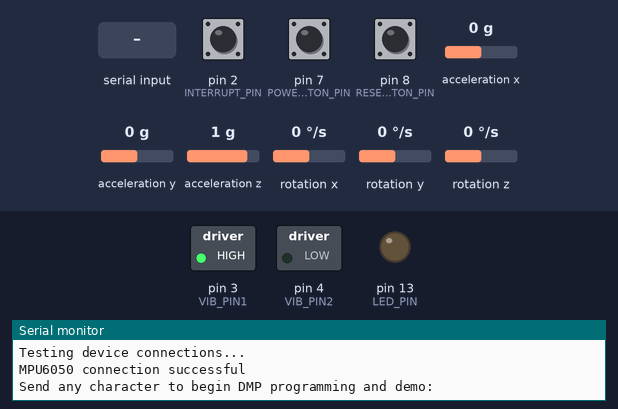
Bench run of a sketch on a simulated Arduino Leonardo, built with avr-gcc and run on an emulated ATmega32U4. On the bench: switched loads named in the sketch (green lamp = pin HIGH), output pins drawn as LEDs (lit = HIGH), the last lines printed to the serial monitor. Dashed ring = blinking. The test bench sets the inputs (shaded band); at power-on: pin 7 (POWER_BUTTON_PIN) HIGH, acceleration z 1 g, pin 2 (INTERRUPT_PIN) LOW, pin 8 (RESET_BUTTON_PIN) HIGH, acceleration x 0 g, acceleration y 0 g, rotation x 0 °/s, rotation y 0 °/s, rotation z 0 °/s. The sensor or clock chip raises its interrupt line as the real part does.

Above: at 0.8 s.
0.9 s: "ON\n" received over Serial
At 1.8 s:
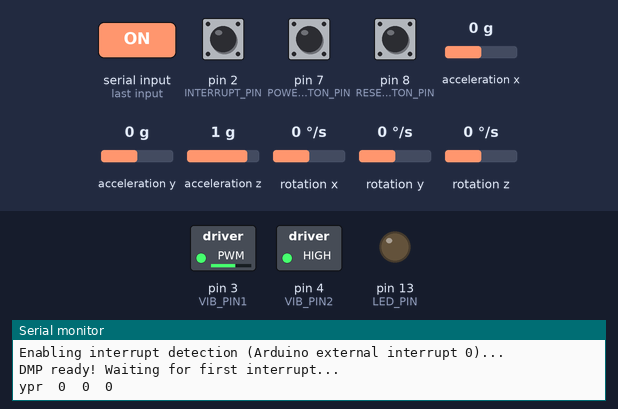
3.9 s: pin 7 (POWER_BUTTON_PIN) pulled LOW for 0.15 s
At 4.17 s:
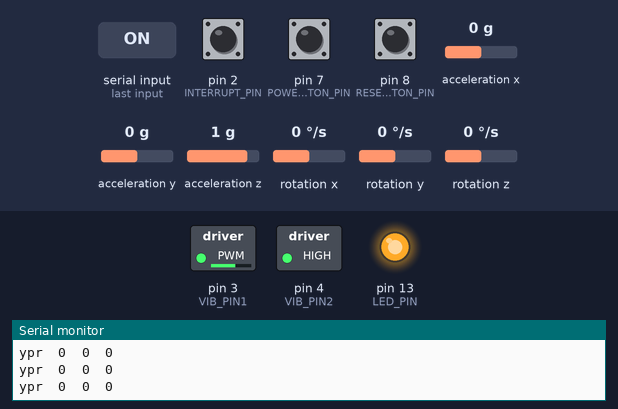
7.0 s: pin 7 (POWER_BUTTON_PIN) pulled LOW for 3.2 s
At 8.8 s:
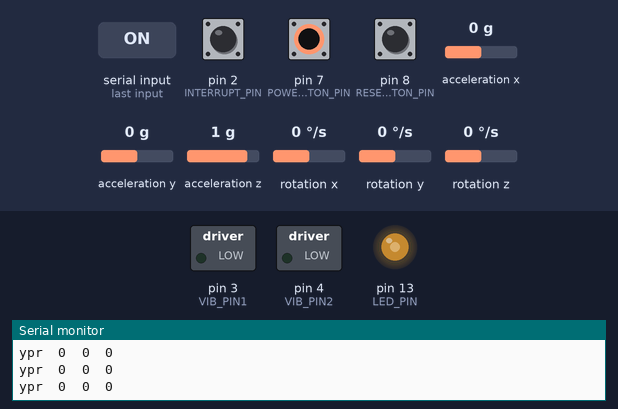
13.2 s: pin 7 (POWER_BUTTON_PIN) pulled LOW for 1 s
At 14.1 s:
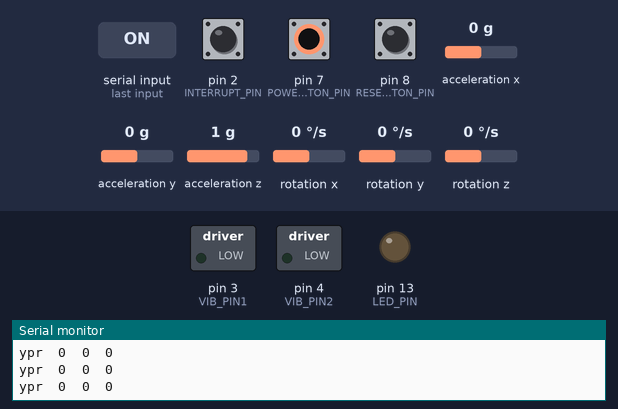
16.2 s: acceleration z set to 0.1 g
17.7 s: acceleration z set to -0.2 g
Timing chart, 0 to 20.2 s (numbered marks = the images above; inputs shaded):
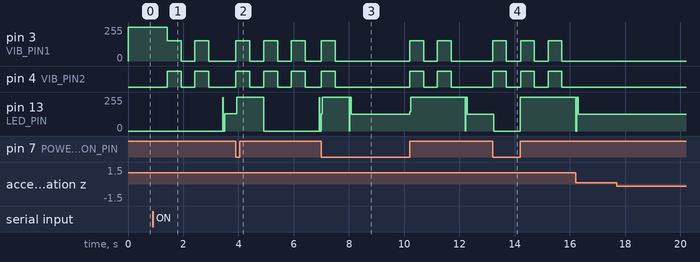

The sketch:

MPUTest.ino
```cpp
// I2C device class (I2Cdev) demonstration Arduino sketch for MPU6050 class using DMP (MotionApps v2.0)
// 6/21/2012 by Jeff Rowberg <jeff@rowberg.net>
// Updates should (hopefully) always be available at https://github.com/jrowberg/i2cdevlib
//
// Changelog:
//      2013-05-08 - added seamless Fastwire support
//                 - added note about gyro calibration
//      2012-06-21 - added note about Arduino 1.0.1 + Leonardo compatibility error
//      2012-06-20 - improved FIFO overflow handling and simplified read process
//      2012-06-19 - completely rearranged DMP initialization code and simplification
//      2012-06-13 - pull gyro and accel data from FIFO packet instead of reading directly
//      2012-06-09 - fix broken FIFO read sequence and change interrupt detection to RISING
//      2012-06-05 - add gravity-compensated initial reference frame acceleration output
//                 - add 3D math helper file to DMP6 example sketch
//                 - add Euler output and Yaw/Pitch/Roll output formats
//      2012-06-04 - remove accel offset clearing for better results (thanks Sungon Lee)
//      2012-06-01 - fixed gyro sensitivity to be 2000 deg/sec instead of 250
//      2012-05-30 - basic DMP initialization working

/* ============================================
  I2Cdev device library code is placed under the MIT license
  Copyright (c) 2012 Jeff Rowberg

  Permission is hereby granted, free of charge, to any person obtaining a copy
  of this software and associated documentation files (the "Software"), to deal
  in the Software without restriction, including without limitation the rights
  to use, copy, modify, merge, publish, distribute, sublicense, and/or sell
  copies of the Software, and to permit persons to whom the Software is
  furnished to do so, subject to the following conditions:

  The above copyright notice and this permission notice shall be included in
  all copies or substantial portions of the Software.

  THE SOFTWARE IS PROVIDED "AS IS", WITHOUT WARRANTY OF ANY KIND, EXPRESS OR
  IMPLIED, INCLUDING BUT NOT LIMITED TO THE WARRANTIES OF MERCHANTABILITY,
  FITNESS FOR A PARTICULAR PURPOSE AND NONINFRINGEMENT. IN NO EVENT SHALL THE
  AUTHORS OR COPYRIGHT HOLDERS BE LIABLE FOR ANY CLAIM, DAMAGES OR OTHER
  LIABILITY, WHETHER IN AN ACTION OF CONTRACT, TORT OR OTHERWISE, ARISING FROM,
  OUT OF OR IN CONNECTION WITH THE SOFTWARE OR THE USE OR OTHER DEALINGS IN
  THE SOFTWARE.
  ===============================================
*/

// I2Cdev and MPU6050 must be installed as libraries, or else the .cpp/.h files
// for both classes must be in the include path of your project
#include "I2Cdev.h"

#include "MPU6050_6Axis_MotionApps20.h"
//#include "MPU6050.h" // not necessary if using MotionApps include file

// Arduino Wire library is required if I2Cdev I2CDEV_ARDUINO_WIRE implementation
// is used in I2Cdev.h
#if I2CDEV_IMPLEMENTATION == I2CDEV_ARDUINO_WIRE
#include "Wire.h"
#endif

// class default I2C address is 0x68
// specific I2C addresses may be passed as a parameter here
// AD0 low = 0x68 (default for SparkFun breakout and InvenSense evaluation board)
// AD0 high = 0x69
MPU6050 mpu;
//MPU6050 mpu(0x69); // <-- use for AD0 high

/* =========================================================================
   NOTE: In addition to connection 3.3v, GND, SDA, and SCL, this sketch
   depends on the MPU-6050's INT pin being connected to the Arduino's
   external interrupt #0 pin. On the Arduino Uno and Mega 2560, this is
   digital I/O pin 2.
   ========================================================================= */

/* =========================================================================
   NOTE: Arduino v1.0.1 with the Leonardo board generates a compile error
   when using Serial.write(buf, len). The Teapot output uses this method.
   The solution requires a modification to the Arduino USBAPI.h file, which
   is fortunately simple, but annoying. This will be fixed in the next IDE
   release. For more info, see these links:

   http://arduino.cc/forum/index.php/topic,109987.0.html
   http://code.google.com/p/arduino/issues/detail?id=958
   ========================================================================= */


// uncomment "OUTPUT_READABLE_QUATERNION" if you want to see the actual
// quaternion components in a [w, x, y, z] format (not best for parsing
// on a remote host such as Processing or something though)
//#define OUTPUT_READABLE_QUATERNION

// uncomment "OUTPUT_READABLE_EULER" if you want to see Euler angles
// (in degrees) calculated from the quaternions coming from the FIFO.
// Note that Euler angles suffer from gimbal lock (for more info, see
// http://en.wikipedia.org/wiki/Gimbal_lock)
//#define OUTPUT_READABLE_EULER

// uncomment "OUTPUT_READABLE_YAWPITCHROLL" if you want to see the yaw/
// pitch/roll angles (in degrees) calculated from the quaternions coming
// from the FIFO. Note this also requires gravity vector calculations.
// Also note that yaw/pitch/roll angles suffer from gimbal lock (for
// more info, see: http://en.wikipedia.org/wiki/Gimbal_lock)
#define OUTPUT_READABLE_YAWPITCHROLL

// uncomment "OUTPUT_READABLE_REALACCEL" if you want to see acceleration
// components with gravity removed. This acceleration reference frame is
// not compensated for orientation, so +X is always +X according to the
// sensor, just without the effects of gravity. If you want acceleration
// compensated for orientation, us OUTPUT_READABLE_WORLDACCEL instead.
//#define OUTPUT_READABLE_REALACCEL

// uncomment "OUTPUT_READABLE_WORLDACCEL" if you want to see acceleration
// components with gravity removed and adjusted for the world frame of
// reference (yaw is relative to initial orientation, since no magnetometer
// is present in this case). Could be quite handy in some cases.
//#define OUTPUT_READABLE_WORLDACCEL

// uncomment "OUTPUT_TEAPOT" if you want output that matches the
// format used for the InvenSense teapot demo
//#define OUTPUT_TEAPOT


const int VIB_PIN1 =  3;      // the number of the motor
const int VIB_PIN2 = 4;
#define POWER_BUTTON_PIN 7
#define RESET_BUTTON_PIN 8
const int MAX_FREQUENCY = 153;
const int ROLL_THRESH = 5;
String state = "ON";
int powerState = 0;
int resetState = 0;
int previousState = 0; //previous power state
int rollOffset = 0;
int pitch = 0;

#define INTERRUPT_PIN 2  // use pin 2 on Arduino Uno & most boards
#define LED_PIN 13 // (Arduino is 13, Teensy is 11, Teensy++ is 6)
bool blinkState = false;

// MPU control/status vars
bool dmpReady = false;  // set true if DMP init was successful
uint8_t mpuIntStatus;   // holds actual interrupt status byte from MPU
uint8_t devStatus;      // return status after each device operation (0 = success, !0 = error)
uint16_t packetSize;    // expected DMP packet size (default is 42 bytes)
uint16_t fifoCount;     // count of all bytes currently in FIFO
uint8_t fifoBuffer[64]; // FIFO storage buffer

// orientation/motion vars
Quaternion q;           // [w, x, y, z]         quaternion container
VectorInt16 aa;         // [x, y, z]            accel sensor measurements
VectorInt16 aaReal;     // [x, y, z]            gravity-free accel sensor measurements
VectorInt16 aaWorld;    // [x, y, z]            world-frame accel sensor measurements
VectorFloat gravity;    // [x, y, z]            gravity vector
float euler[3];         // [psi, theta, phi]    Euler angle container
float ypr[3];           // [yaw, pitch, roll]   yaw/pitch/roll container and gravity vector

// packet structure for InvenSense teapot demo
uint8_t teapotPacket[14] = { '$', 0x02, 0, 0, 0, 0, 0, 0, 0, 0, 0x00, 0x00, '\r', '\n' };


// ================================================================
// ===               INTERRUPT DETECTION ROUTINE                ===
// ================================================================

volatile bool mpuInterrupt = false;     // indicates whether MPU interrupt pin has gone high
void dmpDataReady() {
  mpuInterrupt = true;
}


// ================================================================
// ===                      INITIAL SETUP                       ===
// ================================================================

void setup() {
  pinMode(POWER_BUTTON_PIN, INPUT_PULLUP);
  pinMode(RESET_BUTTON_PIN, INPUT_PULLUP);
  // initialize the LED pin as an output:
  pinMode(VIB_PIN1, OUTPUT);
  pinMode(VIB_PIN2, OUTPUT);
  // join I2C bus (I2Cdev library doesn't do this automatically)
#if I2CDEV_IMPLEMENTATION == I2CDEV_ARDUINO_WIRE
  Wire.begin();
  Wire.setClock(400000); // 400kHz I2C clock. Comment this line if having compilation difficulties
#elif I2CDEV_IMPLEMENTATION == I2CDEV_BUILTIN_FASTWIRE
  Fastwire::setup(400, true);
#endif

  // initialize serial communication
  // (115200 chosen because it is required for Teapot Demo output, but it's
  // really up to you depending on your project)
  Serial.begin(115200);
  while (!Serial); // wait for Leonardo enumeration, others continue immediately

  // NOTE: 8MHz or slower host processors, like the Teensy @ 3.3V or Arduino
  // Pro Mini running at 3.3V, cannot handle this baud rate reliably due to
  // the baud timing being too misaligned with processor ticks. You must use
  // 38400 or slower in these cases, or use some kind of external separate
  // crystal solution for the UART timer.

  // initialize device
  Serial.println(F("Initializing I2C devices..."));
  mpu.initialize();
  pinMode(INTERRUPT_PIN, INPUT);

  // verify connection
  Serial.println(F("Testing device connections..."));
  Serial.println(mpu.testConnection() ? F("MPU6050 connection successful") : F("MPU6050 connection failed"));

  // wait for ready
  Serial.println(F("\nSend any character to begin DMP programming and demo: "));
  while (Serial.available() && Serial.read()); // empty buffer
  while (!Serial.available());                 // wait for data
  while (Serial.available() && Serial.read()); // empty buffer again

  // load and configure the DMP
  Serial.println(F("Initializing DMP..."));
  devStatus = mpu.dmpInitialize();

  // supply your own gyro offsets here, scaled for min sensitivity
  mpu.setXGyroOffset(220);
  mpu.setYGyroOffset(76);
  mpu.setZGyroOffset(-85);
  mpu.setZAccelOffset(1788); // 1688 factory default for my test chip

  // make sure it worked (returns 0 if so)
  if (devStatus == 0) {
    // turn on the DMP, now that it's ready
    Serial.println(F("Enabling DMP..."));
    mpu.setDMPEnabled(true);

    // enable Arduino interrupt detection
    Serial.println(F("Enabling interrupt detection (Arduino external interrupt 0)..."));
    attachInterrupt(digitalPinToInterrupt(INTERRUPT_PIN), dmpDataReady, RISING);
    mpuIntStatus = mpu.getIntStatus();

    // set our DMP Ready flag so the main loop() function knows it's okay to use it
    Serial.println(F("DMP ready! Waiting for first interrupt..."));
    dmpReady = true;

    // get expected DMP packet size for later comparison
    packetSize = mpu.dmpGetFIFOPacketSize();
  } else {
    // ERROR!
    // 1 = initial memory load failed
    // 2 = DMP configuration updates failed
    // (if it's going to break, usually the code will be 1)
    Serial.print(F("DMP Initialization failed (code "));
    Serial.print(devStatus);
    Serial.println(F(")"));
  }

  // configure LED for output
  pinMode(LED_PIN, OUTPUT);
}


// ================================================================
// ===                    MAIN PROGRAM LOOP                     ===
// ================================================================

void loop() {
  // if programming failed, don't try to do anything
  if (!dmpReady) return;

  // wait for MPU interrupt or extra packet(s) available
  while (!mpuInterrupt && fifoCount < packetSize) {
    // other program behavior stuff here
    // .
    // .
    // .
    // if you are really paranoid you can frequently test in between other
    // stuff to see if mpuInterrupt is true, and if so, "break;" from the
    // while() loop to immediately process the MPU data
    // .
    // .
    // .
  }

  // reset interrupt flag and get INT_STATUS byte
  mpuInterrupt = false;
  mpuIntStatus = mpu.getIntStatus();

  // get current FIFO count
  fifoCount = mpu.getFIFOCount();

  // check for overflow (this should never happen unless our code is too inefficient)
  if ((mpuIntStatus & 0x10) || fifoCount == 1024) {
    // reset so we can continue cleanly
    mpu.resetFIFO();
    Serial.println(F("FIFO overflow!"));

    // otherwise, check for DMP data ready interrupt (this should happen frequently)
  } else if (mpuIntStatus & 0x02) {
    // wait for correct available data length, should be a VERY short wait
    while (fifoCount < packetSize) fifoCount = mpu.getFIFOCount();

    // read a packet from FIFO
    mpu.getFIFOBytes(fifoBuffer, packetSize);

    // track FIFO count here in case there is > 1 packet available
    // (this lets us immediately read more without waiting for an interrupt)
    fifoCount -= packetSize;

#ifdef OUTPUT_READABLE_QUATERNION
    // display quaternion values in easy matrix form: w x y z
    mpu.dmpGetQuaternion(&q, fifoBuffer);
    Serial.print("quat\t");
    Serial.print(q.w);
    Serial.print("\t");
    Serial.print(q.x);
    Serial.print("\t");
    Serial.print(q.y);
    Serial.print("\t");
    Serial.println(q.z);
#endif

#ifdef OUTPUT_READABLE_EULER
    // display Euler angles in degrees
    mpu.dmpGetQuaternion(&q, fifoBuffer);
    mpu.dmpGetEuler(euler, &q);
    Serial.print("euler\t");
    //Serial.print(euler[0] * 180/M_PI);
    Serial.print("\t");
    Serial.print(euler[1] * 180 / M_PI);
    Serial.print("\t");
    Serial.println(euler[2] * 180 / M_PI);
#endif

#ifdef OUTPUT_READABLE_YAWPITCHROLL

    powerState = digitalRead(POWER_BUTTON_PIN);
    resetState = digitalRead(RESET_BUTTON_PIN);

    // display Euler angles in degrees
    mpu.dmpGetQuaternion(&q, fifoBuffer);
    mpu.dmpGetGravity(&gravity, &q);
    mpu.dmpGetYawPitchRoll(ypr, &q, &gravity);
    Serial.print("ypr\t");
    int yaw = ypr[0] * 180 / M_PI;
    Serial.print(yaw); //yaw
    Serial.print("\t");
    pitch = ypr[1] * 180 / M_PI;
    Serial.print(pitch); //pitch
    Serial.print("\t");
    int roll =  ypr[2] * 180 / M_PI - rollOffset;
    Serial.println(roll); //roll


    powerState = digitalRead(POWER_BUTTON_PIN);
    resetState = digitalRead(RESET_BUTTON_PIN);

    if (resetState == LOW) {
      rollOffset = roll;
      ypr[2] = 0;
    }
    if (powerState == 0 && previousState != powerState) { // ON
      analogWrite(VIB_PIN1, MAX_FREQUENCY);
      analogWrite(VIB_PIN2, MAX_FREQUENCY);
      delay(500);
      analogWrite(VIB_PIN1, 0);
      analogWrite(VIB_PIN2, 0);
      state = "ON";
      delay(500);
    }
    else if (powerState == 1 && previousState != powerState) { //OFF
      for (int i = 0; i < 2; i++) {
        analogWrite(VIB_PIN1, MAX_FREQUENCY);
        analogWrite(VIB_PIN2, MAX_FREQUENCY);
        delay(500);
        analogWrite(VIB_PIN1, 0);
        analogWrite(VIB_PIN2, 0);
        delay(500);
      }
      state = "OFF";
    }
    if (previousState != powerState) {
      previousState = powerState;
    }

    if (state == "ON") { //vibes depending on orientation
      if (roll > ROLL_THRESH) {
        analogWrite(VIB_PIN1, MAX_FREQUENCY);
      }
      else if (roll < -1 * ROLL_THRESH) {
        analogWrite(VIB_PIN2, MAX_FREQUENCY);
      }
      else {
        analogWrite(VIB_PIN1, 0);
        analogWrite(VIB_PIN2, 0);
      }
    }

#endif

#ifdef OUTPUT_READABLE_REALACCEL
    // display real acceleration, adjusted to remove gravity
    mpu.dmpGetQuaternion(&q, fifoBuffer);
    mpu.dmpGetAccel(&aa, fifoBuffer);
    mpu.dmpGetGravity(&gravity, &q);
    mpu.dmpGetLinearAccel(&aaReal, &aa, &gravity);
    Serial.print("areal\t");
    Serial.print(aaReal.x);
    Serial.print("\t");
    Serial.print(aaReal.y);
    Serial.print("\t");
    Serial.println(aaReal.z);
#endif

#ifdef OUTPUT_READABLE_WORLDACCEL
    // display initial world-frame acceleration, adjusted to remove gravity
    // and rotated based on known orientation from quaternion
    mpu.dmpGetQuaternion(&q, fifoBuffer);
    mpu.dmpGetAccel(&aa, fifoBuffer);
    mpu.dmpGetGravity(&gravity, &q);
    mpu.dmpGetLinearAccel(&aaReal, &aa, &gravity);
    mpu.dmpGetLinearAccelInWorld(&aaWorld, &aaReal, &q);
    Serial.print("aworld\t");
    Serial.print(aaWorld.x);
    Serial.print("\t");
    Serial.print(aaWorld.y);
    Serial.print("\t");
    Serial.println(aaWorld.z);
#endif

#ifdef OUTPUT_TEAPOT
    // display quaternion values in InvenSense Teapot demo format:
    teapotPacket[2] = fifoBuffer[0];
    teapotPacket[3] = fifoBuffer[1];
    teapotPacket[4] = fifoBuffer[4];
    teapotPacket[5] = fifoBuffer[5];
    teapotPacket[6] = fifoBuffer[8];
    teapotPacket[7] = fifoBuffer[9];
    teapotPacket[8] = fifoBuffer[12];
    teapotPacket[9] = fifoBuffer[13];
    Serial.write(teapotPacket, 14);
    teapotPacket[11]++; // packetCount, loops at 0xFF on purpose
#endif

    // blink LED to indicate activity
    blinkState = !blinkState;
    digitalWrite(LED_PIN, blinkState);
  }
}
```

Measured:
- after the input at 0.9 s, pin 3 (VIB_PIN1): alternates 153/255 for 0.50 s and 0/255 for 0.50 s, starting after 0.52 s; pin 4 (VIB_PIN2): alternates HIGH for 0.50 s and LOW for 0.50 s, starting after 0.52 s; pin 13 (LED_PIN): 0/255 → 129/255 after 2.5 s
- after the input at 3.9 s, pin 3 (VIB_PIN1): alternates 153/255 for 0.50 s and 0/255 for 0.50 s, starting at once; pin 4 (VIB_PIN2): alternates HIGH for 0.50 s and LOW for 0.50 s, starting at once; pin 13 (LED_PIN): 129/255 → 255/255 at once, → 0/255 0.96 s later, → 129/255 2.0 s later
- after the input at 7.0 s, pin 3 (VIB_PIN1): goes 153/255 0.50 s, 0/255 2.7 s, 153/255 0.50 s, 0/255 0.50 s, 153/255 0.50 s, then 0/255, starting at once; pin 4 (VIB_PIN2): goes HIGH 0.50 s, LOW 2.7 s, HIGH 0.50 s, LOW 0.50 s, HIGH 0.50 s, then LOW, starting at once
- after the input at 13.2 s, pin 3 (VIB_PIN1): alternates 153/255 for 0.50 s and 0/255 for 0.50 s, starting at once; pin 4 (VIB_PIN2): alternates HIGH for 0.50 s and LOW for 0.50 s, starting at once; pin 13 (LED_PIN): 126/255 → 0/255 at once, → 255/255 0.96 s later
